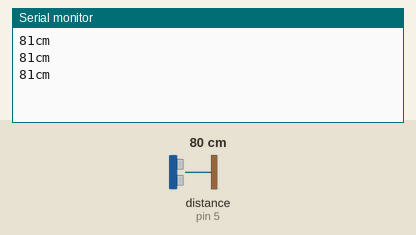
This sketch was run on a simulated Arduino Uno, built with avr-gcc and run on an emulated ATmega328P. Shown: the last lines printed to the serial monitor. The inputs (shaded band) are chosen by the test bench; at power-on: distance to the obstacle (sensor on pin 5) 80 cm. The echo pulse lasts 58.3 µs per cm.

Above: at 1.4 s.
1.5 s: distance to the obstacle (sensor on pin 5) set to 2 cm
At 2.2 s:
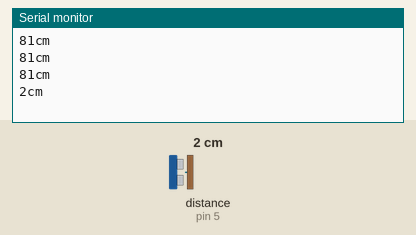
3.0 s: distance to the obstacle (sensor on pin 5) set to 4 cm
At 3.7 s:
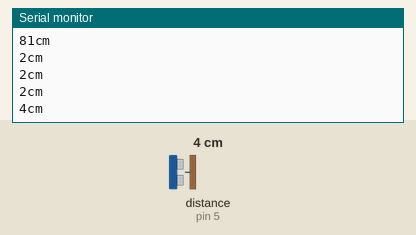
Timing chart, 0 to 6.0 s (numbered marks = the images above; inputs shaded):
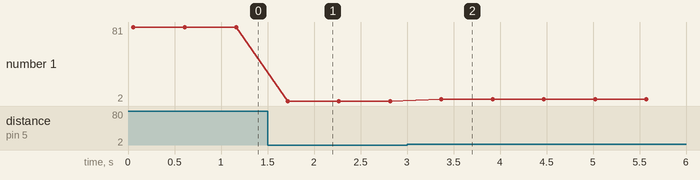

The sketch:

Mesafe_NO_Pulse.ino
```cpp
#include <NewPing.h>

#define TRIGGER_PIN 7
#define ECHO_PIN 5
#define MAX_DISTANCE 500

NewPing sonar(TRIGGER_PIN, ECHO_PIN, MAX_DISTANCE); // NewPing setup of pins and maximum distance.

void setup() {
   Serial.begin(9600);
}

void loop() {
   delay(50);
   unsigned int uS = sonar.ping_cm();
   Serial.print(uS);
   Serial.println("cm");
   delay(500);
}
```

Measured:
- after the input at 1.5 s, the serial monitor: prints a new line after 0.22 s (image 1)
- after the input at 3.0 s, the serial monitor: prints a new line after 0.37 s (image 2)
- plotted number 1: 81 → 2 after the input at 1.5 s, 2 → 4 after the input at 3.0 s
